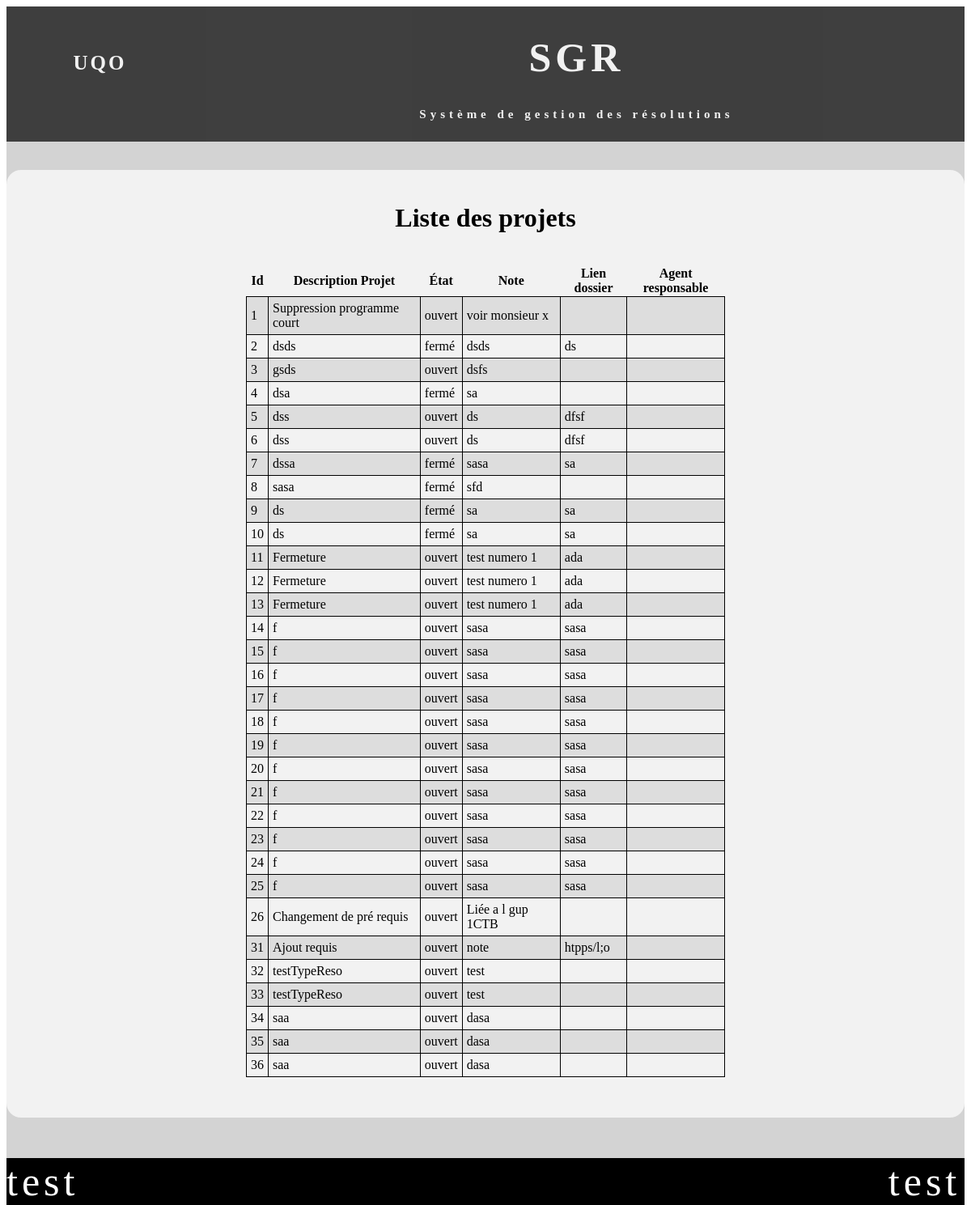
/popUp.php?action=voirAllProjet, run on the app's committed database.
### tables this page shows
CREATE TABLE IF NOT EXISTS `projet` (
  `NumProjet` int(11) NOT NULL AUTO_INCREMENT,
  `agent_id` varchar(50) DEFAULT NULL,
  `DescriptionProjet` varchar(1000) DEFAULT NULL,
  `EtatProjet` varchar(50) DEFAULT NULL,
  `Notes` varchar(2000) DEFAULT NULL,
  `LienDossier` varchar(2098) DEFAULT NULL,
  PRIMARY KEY (`NumProjet`),
  UNIQUE KEY `NumProjet` (`NumProjet`)
);

### controller/controlPublique.php (called while the page is built, shortened)
<?php
class controlPublique {
    private $vue;
    private $modelProjet;
    function __construct() {
        $this->vue = new VuePublique();
        $this->modelProjet = new Projet();
    }
    public function allProjet() {
        $allProjet = $this->modelProjet->allProjetTrie();
        $this->vue->afficherProjet($allProjet);
    }
}

### model/projet.php (called while the page is built, shortened)
<?php
class Projet {
    private $num;
    private $description;
    private $etat;
    private $note;
    private $lien;
    function creerProjet($no,$a, $d, $e, $n, $l) {
        $projet = new Projet();
        $projet->num = $no;
        $projet->agent=$a;
        $projet->description = $d;
        $projet->etat = $e;
        $projet->note = $n;
        $projet->lien = $l;
        return ($projet);
    }
    function allProjetTrie() {
        $bdd = new ConnexionBDD();
        $sql = "SELECT * FROM projet ORDER BY NumProjet ASC";
        $result = mysqli_query($bdd->getConnexionBDD(), $sql);
        $allProjet = array();
        while ($row = mysqli_fetch_array($result)) {
            $projet = $this->creerProjet($row["NumProjet"],$row["agent_id"] ,$row["DescriptionProjet"], $row["EtatProjet"], $row["Notes"], $row["LienDossier"]);
            array_push($allProjet, $projet);
        }
        return($allProjet);
    }
    function getNum() {
        return $this->num;
    }
    function getDescription() {
        return $this->description;
    }
    function getEtat() {
        return $this->etat;
    }
    function getNote() {
        return $this->note;
    }
    function getLien() {
        return $this->lien;
    }
}

### model/connexionBDD.php (called while the page is built, shortened)
<?php
class  ConnexionBDD
{
    private  $con;
    function __construct()
    {
        $this->con = mysqli_connect("localhost","root","","decanat");
        $this->con->set_charset('utf8');
    }
    public function getConnexionBDD() {
     return  $this->con;
   }
}
?>

### view/vuePublique.php (the view, shortened to what this page needs)
<?php
class VuePublique {
    public function afficherProjet($projet) {
        echo('<div id="divconsult">
        <h1>Liste des projets </h1><br>
            <center><table class="table3" >
        <tr>
            <th>Id</th>
            <th>Description Projet</th>
            <th>État</th>
            <th>Note</th>
            <th>Lien dossier</th>
            <th>Agent responsable</th>
        </tr>');
        foreach ($projet as $value) {
            echo('<tr><td>' . $value->getNum() . '</td>
                    <td>' . $value->getDescription() . '</td>
                    <td>' . $value->getEtat() . '</td>
                    <td>' . $value->getNote() . '</td>
                    <td>' . $value->getlien() . '</td>
                    <td>' . $value->getAgent() . '</td></tr>' );
        }
        echo('</table></center></div>');
    }
}

### css/stylesheet.css (style rules this page uses)
html, body { height: 100%; }
#divconsult { height: 70%; margin-top: 35px; margin-bottom: 50px; padding-top: 20px; padding-bottom: 50px; border-radius: 18px; background-color: #f2f2f2; text-align: center; }
.table3 { width: 50%; border-collapse: collapse; }
.table3 td { text-align: left; padding: 5px; border: 1px solid black; }
.table3 tr:nth-child(even) { background-color: #dddddd; }

### data on the page
projet: NumProjet "1", DescriptionProjet "Suppression programme court", EtatProjet "ouvert", Notes "voir monsieur x"
projet: NumProjet "2", DescriptionProjet "dsds", EtatProjet "fermé", Notes "dsds", LienDossier "ds"
projet: NumProjet "3", DescriptionProjet "gsds", EtatProjet "ouvert", Notes "dsfs"
projet: NumProjet "4", DescriptionProjet "dsa", EtatProjet "fermé", Notes "sa"
projet: NumProjet "5", DescriptionProjet "dss", EtatProjet "ouvert", Notes "ds", LienDossier "dfsf"
projet: NumProjet "6", DescriptionProjet "dss", EtatProjet "ouvert", Notes "ds", LienDossier "dfsf"
projet: NumProjet "7", DescriptionProjet "dssa", EtatProjet "fermé", Notes "sasa", LienDossier "sa"
projet: NumProjet "8", DescriptionProjet "sasa", EtatProjet "fermé", Notes "sfd"
projet: NumProjet "9", DescriptionProjet "ds", EtatProjet "fermé", Notes "sa", LienDossier "sa"
projet: NumProjet "10", DescriptionProjet "ds", EtatProjet "fermé", Notes "sa", LienDossier "sa"
projet: NumProjet "11", DescriptionProjet "Fermeture", EtatProjet "ouvert", Notes "test numero 1", LienDossier "ada"
projet: NumProjet "12", DescriptionProjet "Fermeture", EtatProjet "ouvert", Notes "test numero 1", LienDossier "ada"
projet: NumProjet "13", DescriptionProjet "Fermeture", EtatProjet "ouvert", Notes "test numero 1", LienDossier "ada"
projet: NumProjet "14", DescriptionProjet "f", EtatProjet "ouvert", Notes "sasa", LienDossier "sasa"
projet: NumProjet "15", DescriptionProjet "f", EtatProjet "ouvert", Notes "sasa", LienDossier "sasa"
projet: NumProjet "16", DescriptionProjet "f", EtatProjet "ouvert", Notes "sasa", LienDossier "sasa"
projet: NumProjet "17", DescriptionProjet "f", EtatProjet "ouvert", Notes "sasa", LienDossier "sasa"
projet: NumProjet "18", DescriptionProjet "f", EtatProjet "ouvert", Notes "sasa", LienDossier "sasa"
projet: NumProjet "19", DescriptionProjet "f", EtatProjet "ouvert", Notes "sasa", LienDossier "sasa"
projet: NumProjet "20", DescriptionProjet "f", EtatProjet "ouvert", Notes "sasa", LienDossier "sasa"
projet: NumProjet "21", DescriptionProjet "f", EtatProjet "ouvert", Notes "sasa", LienDossier "sasa"
projet: NumProjet "22", DescriptionProjet "f", EtatProjet "ouvert", Notes "sasa", LienDossier "sasa"
projet: NumProjet "23", DescriptionProjet "f", EtatProjet "ouvert", Notes "sasa", LienDossier "sasa"
projet: NumProjet "24", DescriptionProjet "f", EtatProjet "ouvert", Notes "sasa", LienDossier "sasa"
projet: NumProjet "25", DescriptionProjet "f", EtatProjet "ouvert", Notes "sasa", LienDossier "sasa"
projet: NumProjet "26", DescriptionProjet "Changement de pré requis", EtatProjet "ouvert", Notes "Liée a l gup 1CTB"
projet: NumProjet "31", DescriptionProjet "Ajout requis", EtatProjet "ouvert", Notes "note", LienDossier "htpps/l;o"
projet: NumProjet "32", DescriptionProjet "testTypeReso", EtatProjet "ouvert", Notes "test"
projet: NumProjet "33", DescriptionProjet "testTypeReso", EtatProjet "ouvert", Notes "test"
projet: NumProjet "34", DescriptionProjet "saa", EtatProjet "ouvert", Notes "dasa"
projet: NumProjet "35", DescriptionProjet "saa", EtatProjet "ouvert", Notes "dasa"
projet: NumProjet "36", DescriptionProjet "saa", EtatProjet "ouvert", Notes "dasa"
